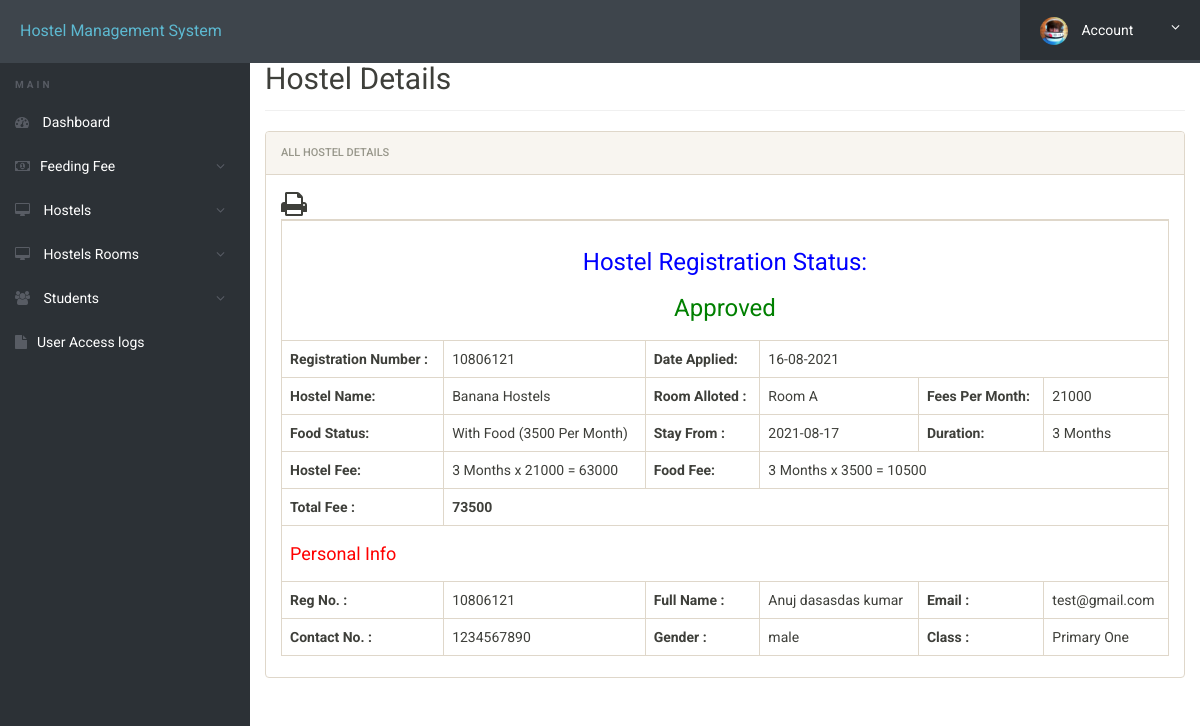
/admin/student-details.php?regno=10806121 (signed in), run on the app's committed database.
### tables this page shows
CREATE TABLE `registration` (
  `id` int(11) NOT NULL,
  `regNo` varchar(100) NOT NULL,
  `hostelId` int(11) NOT NULL,
  `roomAllotedId` int(10) NOT NULL,
  `feespm` int(11) NOT NULL,
  `foodstatus` varchar(10) NOT NULL,
  `stayfrom` varchar(50) NOT NULL,
  `duration` varchar(10) NOT NULL,
  `dateRegistered` varchar(50) NOT NULL,
  `isApproved` varchar(10) NOT NULL
);

CREATE TABLE `hostels` (
  `id` int(11) NOT NULL,
  `hostelName` varchar(500) DEFAULT NULL,
  `noOfRooms` int(11) DEFAULT NULL,
  `noOfAvailableRooms` int(11) DEFAULT NULL,
  `fees` int(11) DEFAULT NULL,
  `location` varchar(500) DEFAULT NULL,
  `posting_date` timestamp NULL DEFAULT current_timestamp()
);

CREATE TABLE `hostelrooms` (
  `Id` int(20) NOT NULL,
  `hostelId` int(20) NOT NULL,
  `roomName` varchar(255) NOT NULL,
  `roomDescription` varchar(500) NOT NULL,
  `isAllotted` varchar(10) NOT NULL,
  `studentAllottedTo` varchar(255) NOT NULL,
  `dateAllotted` varchar(20) NOT NULL,
  `dateCreated` varchar(20) NOT NULL
);

CREATE TABLE `feedingfee` (
  `Id` int(20) NOT NULL,
  `cost` int(20) NOT NULL,
  `dateCreated` varchar(50) NOT NULL
);

CREATE TABLE `userregistration` (
  `id` int(11) NOT NULL,
  `regNo` varchar(255) DEFAULT NULL,
  `class` varchar(50) NOT NULL,
  `firstName` varchar(255) DEFAULT NULL,
  `middleName` varchar(255) DEFAULT NULL,
  `lastName` varchar(255) DEFAULT NULL,
  `gender` varchar(255) DEFAULT NULL,
  `contactNo` bigint(20) DEFAULT NULL,
  `email` varchar(255) DEFAULT NULL,
  `password` varchar(255) DEFAULT NULL,
  `regDate` timestamp NULL DEFAULT current_timestamp(),
  `updationDate` varchar(45) DEFAULT NULL,
  `passUdateDate` varchar(45) DEFAULT NULL
);

### admin/student-details.php (the view, shortened to what this page needs)
<?php
include('includes/config.php');
?>
<!doctype html>
<html lang="en" class="no-js">
<head>
	<link rel="stylesheet" href="css/font-awesome.min.css">
	<link rel="stylesheet" href="css/bootstrap.min.css">
	<link rel="stylesheet" href="css/dataTables.bootstrap.min.css">
	<link rel="stylesheet" href="css/bootstrap-social.css">
	<link rel="stylesheet" href="css/bootstrap-select.css">
	<link rel="stylesheet" href="css/fileinput.min.css">
	<link rel="stylesheet" href="css/awesome-bootstrap-checkbox.css">
	<link rel="stylesheet" href="css/style.css">
	<link rel="stylesheet" href="css/font-awesome.min.css">
</head>
<body>
	<?php include('includes/header.php');?>
	<div class="ts-main-content">
			<?php include('includes/sidebar.php');?>
		<div class="content-wrapper">
			<div class="container-fluid">
				<div class="row" id="print">
					<div class="col-md-12">
						<h2 class="page-title" style="margin-top:4%">Hostel Details</h2>
						<div class="panel panel-default">
							<div class="panel-heading">All Hostel Details</div>
							<div class="panel-body">
			<table id="zctb" class="table table-bordered " cellspacing="0" width="100%" border="1">
						 <span style="float:left" ><i class="fa fa-print fa-2x" aria-hidden="true" OnClick="CallPrint(this.value)" style="cursor:pointer" title="Print the Report"></i></span>
									<tbody>
<?php
$aid=intval($_GET['regno']);
$rett="select * from userregistration where regno=?";
$stmtt= $mysqli->prepare($rett) ;
$stmtt->bind_param('s',$aid);
$stmtt->execute() ;
$ress=$stmtt->get_result();
$rows=$ress->fetch_object();
	$ret="select * from registration where regno=?";
$stmt= $mysqli->prepare($ret) ;
$stmt->bind_param('s',$aid);
$stmt->execute() ;
$res=$stmt->get_result();
while($row=$res->fetch_object())
	  {
	  	?>
<tr>
<td colspan="6" style="text-align:center; color:blue"><h3>Hostel Registration
 Status: <?php if($row->isApproved == "No"){?></h3>
	<h3 style="color: red" align="center">Pending Approval</h3>
<?php
}
else{
?>
<h3 style="color: green" align="center">Approved</h3>
<?php
}
?>
</td>
</tr>
<tr>
	<th>Registration Number :</th>
<td><?php echo $row->regNo;?></td>
<th>Date Applied:</th>
<td colspan="3"><?php echo $row->dateRegistered;?></td>
</tr>
<?php
$hostelId = $row->hostelId;
$stmtt=$mysqli->prepare("SELECT hostelName FROM hostels WHERE id=?");
$stmtt->bind_param('s',$hostelId);
$stmtt->execute();
$stmtt -> bind_result($hostelName);
?>
<tr>
<td><b>Hostel Name:</b></td>
<td><?php echo $hostelName;?></td>
<td><b>Room Alloted :</b></td>
<td><?php if($row->roomAllotedId == ""){ echo "No Room Alloted Yet!";} else{
	$rmId = $row->roomAllotedId;
	$ret="select * from hostelrooms where Id=?";
	$stmt= $mysqli->prepare($ret) ;
	$stmt->bind_param('i',$rmId);
	$stmt->execute() ;
	$res=$stmt->get_result();
	$roww=$res->fetch_object();
	echo $roww->roomName;
	}?></td>
<td><b>Fees Per Month:</b></td>
<td><?php echo $fpm=$row->feespm;?></td>
</tr>
<?php
$reslt="select cost from feedingfee";
$stmmt= $mysqli->prepare($reslt) ;
$stmmt->execute() ;
$ress=$stmmt->get_result();
$rss=$ress->fetch_object();
$feedingCost = $rss->cost;
?>
<tr>
<td><b>Food Status:</b></td>
<td>
<?php if($row->foodstatus==0)
{
echo "Without Food";
}
else
{
	echo "With Food (".$feedingCost." Per Month)";
}
;?></td>
<td><b>Stay From :</b></td>
<td><?php echo $row->stayfrom;?></td>
<td><b>Duration:</b></td>
<td><?php echo $dr=$row->duration;?> Months</td>
</tr>
<tr><th>Hostel Fee:</th>
<td><?php echo  $dr." Months x ".$fpm." = ". $hf=$dr*$fpm?></td>
<th>Food Fee:</th>
<td colspan="3"><?php
if($row->foodstatus==1)
{
	echo $dr." Months x ".$feedingCost." = ". $ff=($feedingCost * $dr);
} else {
echo $ff=0;
echo "<span style='padding-left:2%; color:red;'>(You booked hostel without food).<span>";
}?></td>
</tr>
<tr>
<th>Total Fee :</th>
<th colspan="5"><?php echo $hf+$ff;?></th>
</tr>
<tr>
<td colspan="6" style="color:red"><h4>Personal Info</h4></td>
</tr>
<tr>
<td><b>Reg No. :</b></td>
<td><?php echo $row->regNo;?></td>
<td><b>Full Name :</b></td>
<td><?php echo $rows->firstName;?>  <?php echo $rows->middleName;?>  <?php echo $rows->lastName;?></td>
<td><b>Email :</b></td>
<td><?php echo $rows->email;?></td>
</tr>
<tr>
<td><b>Contact No. :</b></td>
<td><?php echo $rows->contactNo;?></td>
<td><b>Gender :</b></td>
<td><?php echo $rows->gender;?></td>
<td><b>Class :</b></td>
<td><?php echo $rows->class;?></td>
</tr>
<?php
} ?>
</tbody>
</table>
</div>
</div>
</div>
</div>
</div>
</div>
</div>
</body>
</html>

### admin/css/style.css (style rules this page uses)
html { font-size: 14px; }
@media only screen and (min-width: 480px) { html { font-size: 17px; } }
@media only screen and (min-width: 768px) { html { font-size: 14px; } }
body { font-size: 1em; }
.panel { overflow: hidden; }
.page-title { padding-bottom: 15px; margin-bottom: 20px; border-bottom: 1px solid #f0f0f0; }
.ts-main-content .content-wrapper { padding-top: 15px; margin-top: 10px; }
@media only screen and (min-width: 992px) { .ts-main-content .content-wrapper { margin-left: 250px; } }

### data on the page
registration: isApproved "Approved", regNo "10806121", dateRegistered "16-08-2021", hostelId.hostelName "Banana Hostels", hostelrooms.roomName "Room A", feespm "21000", feedingfee.cost "3500", stayfrom "2021-08-17", duration "3", $hf=$dr*$fpm "63000", $ff=($feedingCost*$dr) "10500", $hf+$ff "73500"
userregistration: firstName "Anuj", middleName "dasasdas", lastName "kumar", email "test@gmail.com", contactNo "1234567890", gender "male", class "Primary One"
